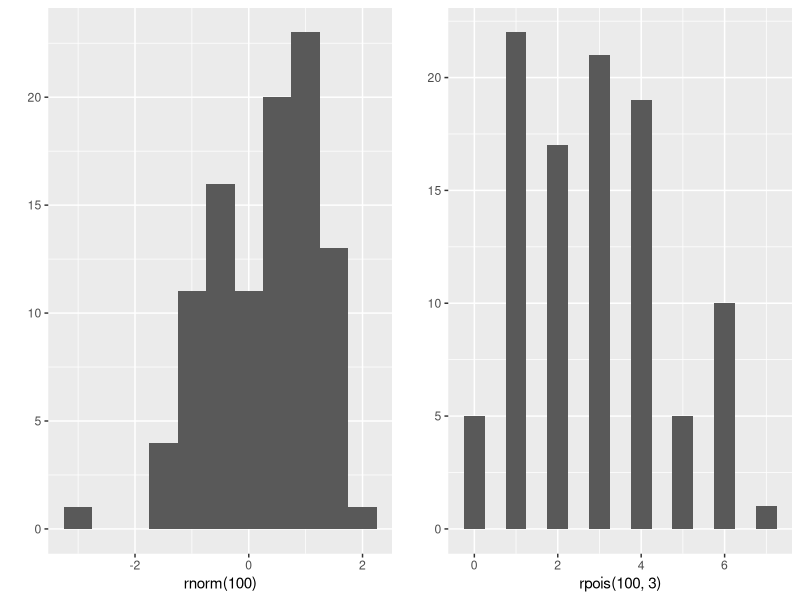

R code for this plot: (Note: this script raises an error after producing the figure.)
# ggplot2 Notes
require(ggplot2)

# plot ggplots side by side
# Source: http://stackoverflow.com/a/3935554
require(gridExtra)
plot1 <- qplot(rnorm(100), binwidth = 0.5)
plot2 <- qplot(rpois(100, 3), binwidth = 0.5)
grid.arrange(plot1, plot2, ncol = 2)

# change legend title
# Source: http://stackoverflow.com/a/14622513
p <- ggplot(df, aes(x=rating, fill=cond)) +
            geom_density(alpha=.3) +
            xlab("NEW RATING TITLE") +
            ylab("NEW DENSITY TITLE")
p <- p + guides(fill=guide_legend(title="New Legend Title"))
